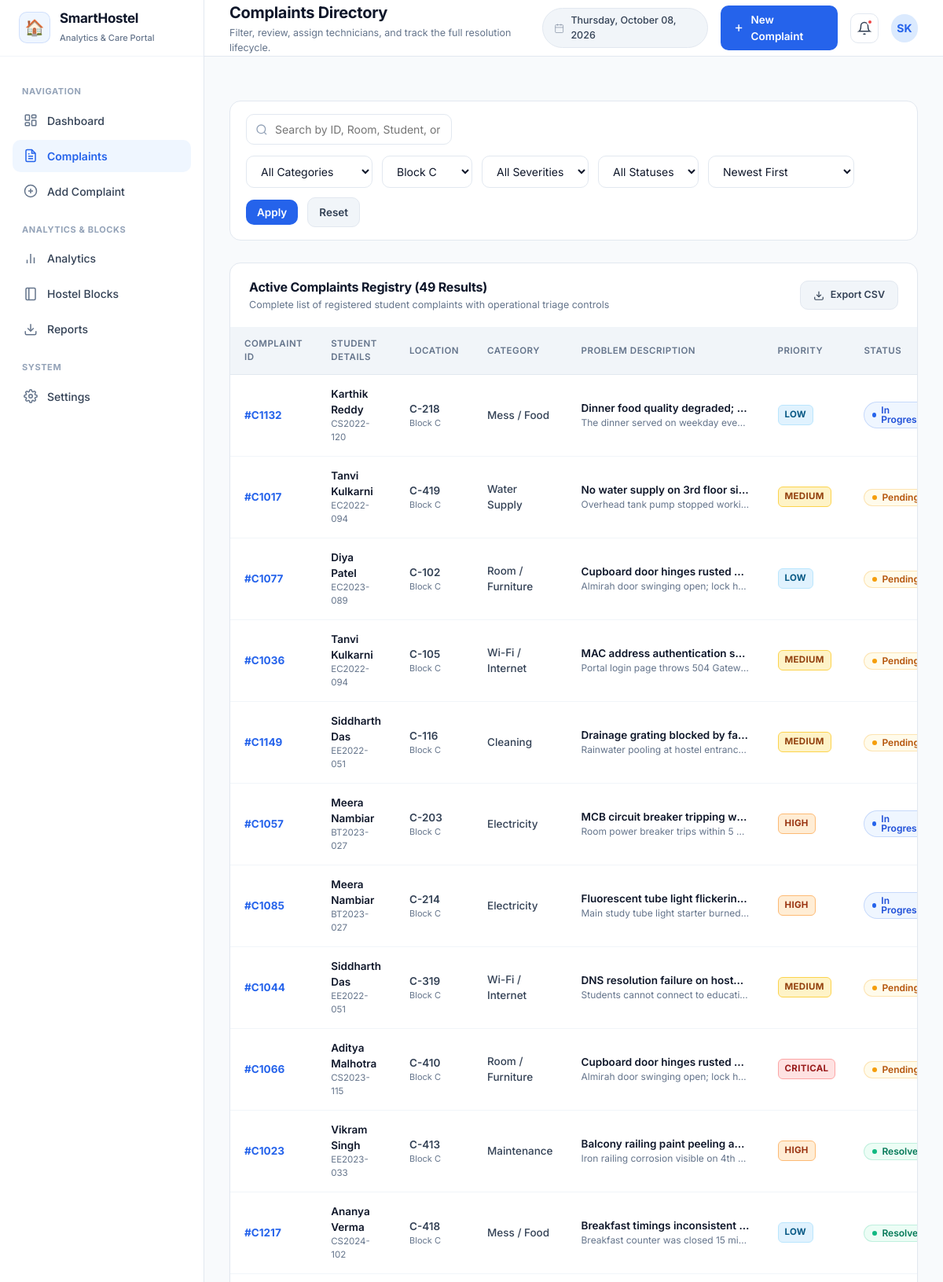
The app's page /complaints?block=Block+C (upper part) with its own data.
### tables this page shows
CREATE TABLE complaints (
        id INTEGER PRIMARY KEY AUTOINCREMENT,
        complaint_code TEXT UNIQUE NOT NULL,
        student_name TEXT NOT NULL,
        student_id TEXT NOT NULL,
        student_phone TEXT,
        student_email TEXT,
        block TEXT NOT NULL,
        room_number TEXT NOT NULL,
        category TEXT NOT NULL,
        title TEXT NOT NULL,
        description TEXT NOT NULL,
        severity TEXT NOT NULL,
        status TEXT NOT NULL,
        created_at TEXT NOT NULL,
        resolved_at TEXT,
        resolution_time_days REAL,
        resolution_notes TEXT,
        assigned_to TEXT
    );

### app.py (the view)
@app.route("/complaints")
def complaints():
    search = request.args.get("search", "")
    category = request.args.get("category", "All")
    block = request.args.get("block", "All")
    severity = request.args.get("severity", "All")
    status = request.args.get("status", "All")
    sort_by = request.args.get("sort_by", "date_desc")
    complaints_list = database.get_all_complaints(
        search=search,
        category=category,
        block=block,
        severity=severity,
        status=status,
        sort_by=sort_by
    )
    kpis = database.get_kpi_summary()
    return render_template(
        "complaints.html",
        active_page="complaints",
        complaints=complaints_list,
        total_count=len(complaints_list),
        kpis=kpis,
        filters={
            "search": search,
            "category": category,
            "block": block,
            "severity": severity,
            "status": status,
            "sort_by": sort_by
        }
    )

### app.py (called while the page is built)
@app.context_processor
def inject_global_data():
    now = datetime.now()
    return {
        "current_date_str": now.strftime("%A, %B %d, %Y"),
        "current_year": now.year,
        "app_title": "SmartHostel Complaint Management & Analytics",
        "categories_list": database.CATEGORIES,
        "blocks_list": database.BLOCKS,
        "severities_list": database.SEVERITIES,
        "statuses_list": database.STATUSES
    }

### database.py (called while the page is built)
def get_db_connection():
    conn = sqlite3.connect(DB_PATH)
    conn.row_factory = sqlite3.Row
    return conn

### templates/complaints.html (shortened to what this page needs)
{% extends "base.html" %}
{% block page_title %}Complaints Directory{% endblock %}
{% block page_subtitle %}Filter, review, assign technicians, and track the full resolution lifecycle.{% endblock %}
{% block content %}
<form method="GET" action="{{ url_for('complaints') }}" class="filter-bar">
  <div class="search-input-box">
    <svg viewBox="0 0 24 24" fill="none" stroke="currentColor" stroke-width="2">
      <circle cx="11" cy="11" r="8"></circle>
      <line x1="21" y1="21" x2="16.65" y2="16.65"></line>
    </svg>
    <input type="text" name="search" class="form-control" placeholder="Search by ID, Room, Student, or Keyword..." value="{{ filters.search }}">
  </div>
  <div class="filter-group">
    <select name="category" class="form-control" style="width: auto;" onchange="this.form.submit()">
      <option value="All">All Categories</option>
    </select>
    <select name="block" class="form-control" style="width: auto;" onchange="this.form.submit()">
      {% for b in blocks_list %}
        <option value="{{ b }}" {% if filters.block == b %}selected{% endif %}>{{ b }}</option>
      {% endfor %}
    </select>
    <select name="severity" class="form-control" style="width: auto;" onchange="this.form.submit()">
      <option value="All">All Severities</option>
    </select>
    <select name="status" class="form-control" style="width: auto;" onchange="this.form.submit()">
      <option value="All">All Statuses</option>
    </select>
    <select name="sort_by" class="form-control" style="width: auto;" onchange="this.form.submit()">
      <option value="date_desc" {% if filters.sort_by == 'date_desc' %}selected{% endif %}>Newest First</option>
    </select>
    <button type="submit" class="header-btn header-btn-primary" style="padding: 8px 14px;">Apply</button>
    <a href="{{ url_for('complaints') }}" class="header-btn header-btn-secondary" style="padding: 8px 14px;" title="Reset Filters">Reset</a>
  </div>
</form>
<div class="card">
  <div class="card-header">
    <div class="card-title-group">
      <h3>Active Complaints Registry ({{ total_count }} Results)</h3>
      <p class="card-subtitle">Complete list of registered student complaints with operational triage controls</p>
    </div>
    <div class="card-actions">
      <a href="{{ url_for('export_csv') }}" class="header-btn header-btn-secondary" style="font-size: 12.5px;">
        <svg width="14" height="14" viewBox="0 0 24 24" fill="none" stroke="currentColor" stroke-width="2">
          <path d="M21 15v4a2 2 0 0 1-2 2H5a2 2 0 0 1-2-2v-4"></path>
          <polyline points="7 10 12 15 17 10"></polyline>
          <line x1="12" y1="15" x2="12" y2="3"></line>
        </svg>
        Export CSV
      </a>
    </div>
  </div>
  <div class="table-responsive">
    <table class="modern-table">
      <thead>
        <tr>
          <th>Complaint ID</th>
          <th>Student Details</th>
          <th>Location</th>
          <th>Category</th>
          <th>Problem Description</th>
          <th>Priority</th>
          <th>Status</th>
        </tr>
      </thead>
      <tbody>
        {% if complaints %}
          {% for c in complaints %}
          <tr>
            <td>
              <b style="color: var(--primary); font-size: 13.5px;">#{{ c.complaint_code }}</b>
            </td>
            <td>
              <div style="font-weight: 600; color: var(--text-main);">{{ c.student_name }}</div>
              <div style="font-size: 11.5px; color: var(--text-muted);">{{ c.student_id }}</div>
            </td>
            <td>
              <span style="font-weight: 600;">{{ c.room_number }}</span>
              <div style="font-size: 11px; color: var(--text-muted);">{{ c.block }}</div>
            </td>
            <td>
              <span style="font-weight: 500;">{{ c.category }}</span>
            </td>
            <td style="max-width: 250px;">
              <div style="font-weight: 600; color: var(--text-main); white-space: nowrap; overflow: hidden; text-overflow: ellipsis;" title="{{ c.title }}">
                {{ c.title }}
              </div>
              <div style="font-size: 12px; color: var(--text-muted); white-space: nowrap; overflow: hidden; text-overflow: ellipsis;" title="{{ c.description }}">
                {{ c.description }}
              </div>
            </td>
            <td>
              <span class="priority-tag priority-{{ c.severity|lower }}">{{ c.severity }}</span>
            </td>
            <td>
              {% if c.status == 'Resolved' %}
                <span class="badge badge-resolved"><span class="badge-dot"></span>Resolved</span>
              {% elif c.status == 'Pending' %}
                <span class="badge badge-pending"><span class="badge-dot"></span>Pending</span>
              {% elif c.status == 'In Progress' %}
                <span class="badge badge-in-progress"><span class="badge-dot"></span>In Progress</span>
              {% else %}
                <span class="badge badge-rejected"><span class="badge-dot"></span>Rejected</span>
              {% endif %}
            </td>
          </tr>
          {% endfor %}
        {% endif %}
      </tbody>
    </table>
  </div>
</div>
{% endblock %}

### records on screen
complaints: complaint_code "C1132", student_name "Karthik Reddy", student_id "CS2022-120", room_number "C-218", block "Block C", category "Mess / Food", title "Dinner food quality degraded;…", description "The dinner served on weekday eve…", severity "LOW", status "In Progress" (drawn)
complaints: complaint_code "C1017", student_name "Tanvi Kulkarni", student_id "EC2022-094", room_number "C-419", block "Block C", category "Water Supply", title "No water supply on 3rd floor si…", description "Overhead tank pump stopped worki…", severity "MEDIUM", status "Pending" (drawn)
complaints: complaint_code "C1077", student_name "Diya Patel", student_id "EC2023-089", room_number "C-102", block "Block C", category "Room / Furniture", title "Cupboard door hinges rusted…", description "Almirah door swinging open; lock h…", severity "LOW", status "Pending" (drawn)
complaints: complaint_code "C1036", student_name "Tanvi Kulkarni", student_id "EC2022-094", room_number "C-105", block "Block C", category "Wi-Fi / Internet", title "MAC address authentication s…", description "Portal login page throws 504 Gatew…", severity "MEDIUM", status "Pending" (drawn)
complaints: complaint_code "C1149", student_name "Siddharth Das", student_id "EE2022-051", room_number "C-116", block "Block C", category "Cleaning", title "Drainage grating blocked by fa…", description "Rainwater pooling at hostel entranc…", severity "MEDIUM", status "Pending" (drawn)
complaints: complaint_code "C1057", student_name "Meera Nambiar", student_id "BT2023-027", room_number "C-203", block "Block C", category "Electricity", title "MCB circuit breaker tripping w…", description "Room power breaker trips within 5…", severity "HIGH", status "In Progress" (drawn)
complaints: complaint_code "C1085", student_name "Meera Nambiar", student_id "BT2023-027", room_number "C-214", block "Block C", category "Electricity", title "Fluorescent tube light flickerin…", description "Main study tube light starter burned…", severity "HIGH", status "In Progress" (drawn)
complaints: complaint_code "C1044", student_name "Siddharth Das", student_id "EE2022-051", room_number "C-319", block "Block C", category "Wi-Fi / Internet", title "DNS resolution failure on host…", description "Students cannot connect to educati…", severity "MEDIUM", status "Pending" (drawn)
complaints: complaint_code "C1066", student_name "Aditya Malhotra", student_id "CS2023-115", room_number "C-410", block "Block C", category "Room / Furniture", title "Cupboard door hinges rusted…", description "Almirah door swinging open; lock h…", severity "CRITICAL", status "Pending" (drawn)
complaints: complaint_code "C1023", student_name "Vikram Singh", student_id "EE2023-033", room_number "C-413", block "Block C", category "Maintenance", title "Balcony railing paint peeling a…", description "Iron railing corrosion visible on 4th…", severity "HIGH", status "Resolved" (drawn)
complaints: complaint_code "C1217", student_name "Ananya Verma", student_id "CS2024-102", room_number "C-418", block "Block C", category "Mess / Food", title "Breakfast timings inconsistent…", description "Breakfast counter was closed 15 mi…", severity "LOW", status "Resolved" (drawn)

### other values on screen
{{ total_count }} "49"
form field block "Block C"
